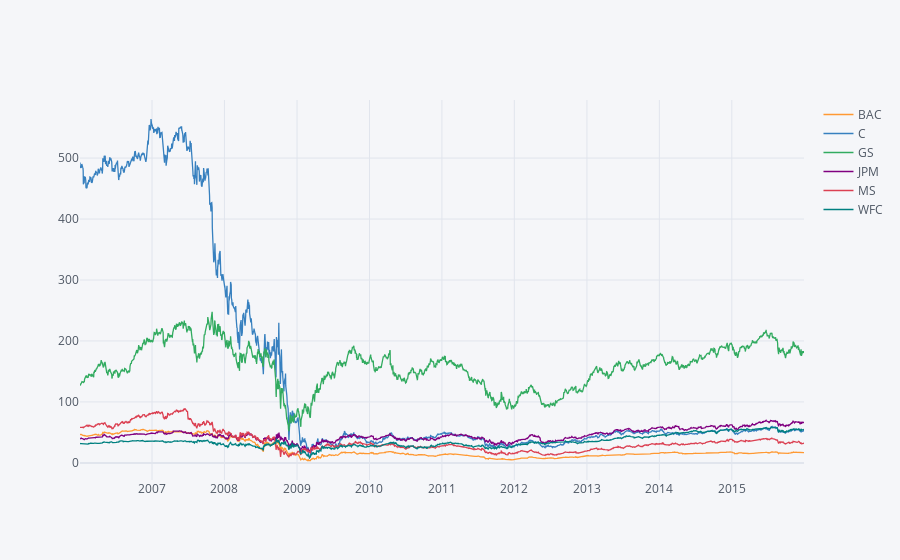

Source (notebook cell):
### Code cell
bank_stocks.xs(key='Close', axis=1, level= 'Stock Info').iplot()

### Figure 1 — Plotly figure (JSON) as saved in the notebook; plotly's stock layout.template omitted (floating-point values rounded to 4 significant figures; data arrays with more than 128 entries replaced by an {"elided": "..."} marker saying what was removed)
{"data": [{"line": {"color": "rgba(255, 153, 51, 1.0)", "dash": "solid", "shape": "linear", "width": 1.3}, "mode": "lines", "name": "BAC", "text": "", "type": "scatter", "x": {"elided": "2517 str values"}, "y": {"elided": "2517 float values"}}, {"line": {"color": "rgba(55, 128, 191, 1.0)", "dash": "solid", "shape": "linear", "width": 1.3}, "mode": "lines", "name": "C", "text": "", "type": "scatter", "x": {"elided": "2517 str values"}, "y": {"elided": "2517 float values"}}, {"line": {"color": "rgba(50, 171, 96, 1.0)", "dash": "solid", "shape": "linear", "width": 1.3}, "mode": "lines", "name": "GS", "text": "", "type": "scatter", "x": {"elided": "2517 str values"}, "y": {"elided": "2517 float values"}}, {"line": {"color": "rgba(128, 0, 128, 1.0)", "dash": "solid", "shape": "linear", "width": 1.3}, "mode": "lines", "name": "JPM", "text": "", "type": "scatter", "x": {"elided": "2517 str values"}, "y": {"elided": "2517 float values"}}, {"line": {"color": "rgba(219, 64, 82, 1.0)", "dash": "solid", "shape": "linear", "width": 1.3}, "mode": "lines", "name": "MS", "text": "", "type": "scatter", "x": {"elided": "2517 str values"}, "y": {"elided": "2517 float values"}}, {"line": {"color": "rgba(0, 128, 128, 1.0)", "dash": "solid", "shape": "linear", "width": 1.3}, "mode": "lines", "name": "WFC", "text": "", "type": "scatter", "x": {"elided": "2517 str values"}, "y": {"elided": "2517 float values"}}], "layout": {"legend": {"bgcolor": "#F5F6F9", "font": {"color": "#4D5663"}}, "paper_bgcolor": "#F5F6F9", "plot_bgcolor": "#F5F6F9", "title": {"font": {"color": "#4D5663"}}, "xaxis": {"gridcolor": "#E1E5ED", "showgrid": true, "tickfont": {"color": "#4D5663"}, "title": {"font": {"color": "#4D5663"}, "text": ""}, "zerolinecolor": "#E1E5ED"}, "yaxis": {"gridcolor": "#E1E5ED", "showgrid": true, "tickfont": {"color": "#4D5663"}, "title": {"font": {"color": "#4D5663"}, "text": ""}, "zerolinecolor": "#E1E5ED"}}}
